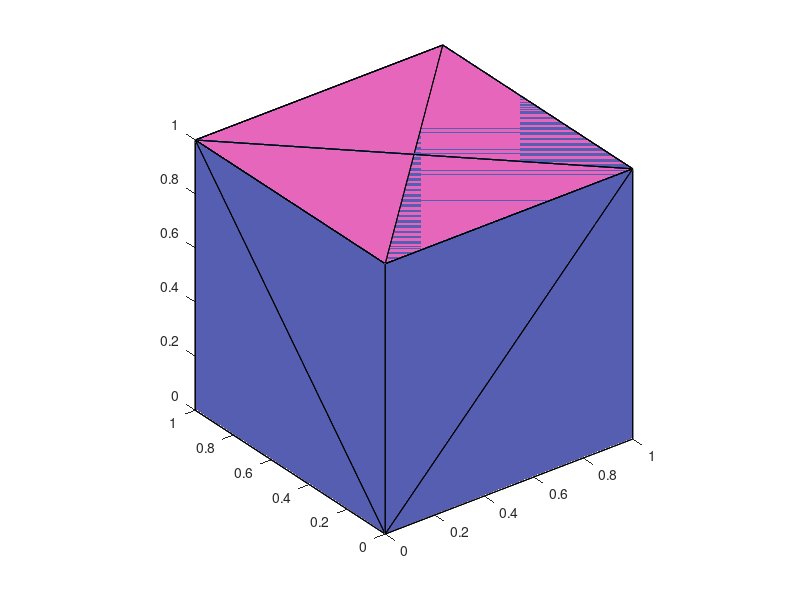

This figure's MATLAB source:
clear all
close all

Node = [0 0 0; 
        1 0 0; 
        0 1 0; 
        1 1 0; 
        0 0 1; 
        1 0 1; 
        0 1 1; 
        1 1 1];
Elem = cell(1); Elem{1} = 1:size(Node,1); Elem{2} = 4:8;
figure
hold on;
for elm = 1:size(Elem,2)    
    X = Node(Elem{elm},:); K = convhulln(X);  hold on;  
    patch('Faces',K,'Vertices',X,'FaceColor',rand(1,3),'FaceAlpha',1.0);
end
view(3); 
%grid off;
axis equal; 
%cameramenu; 
%axis off;

